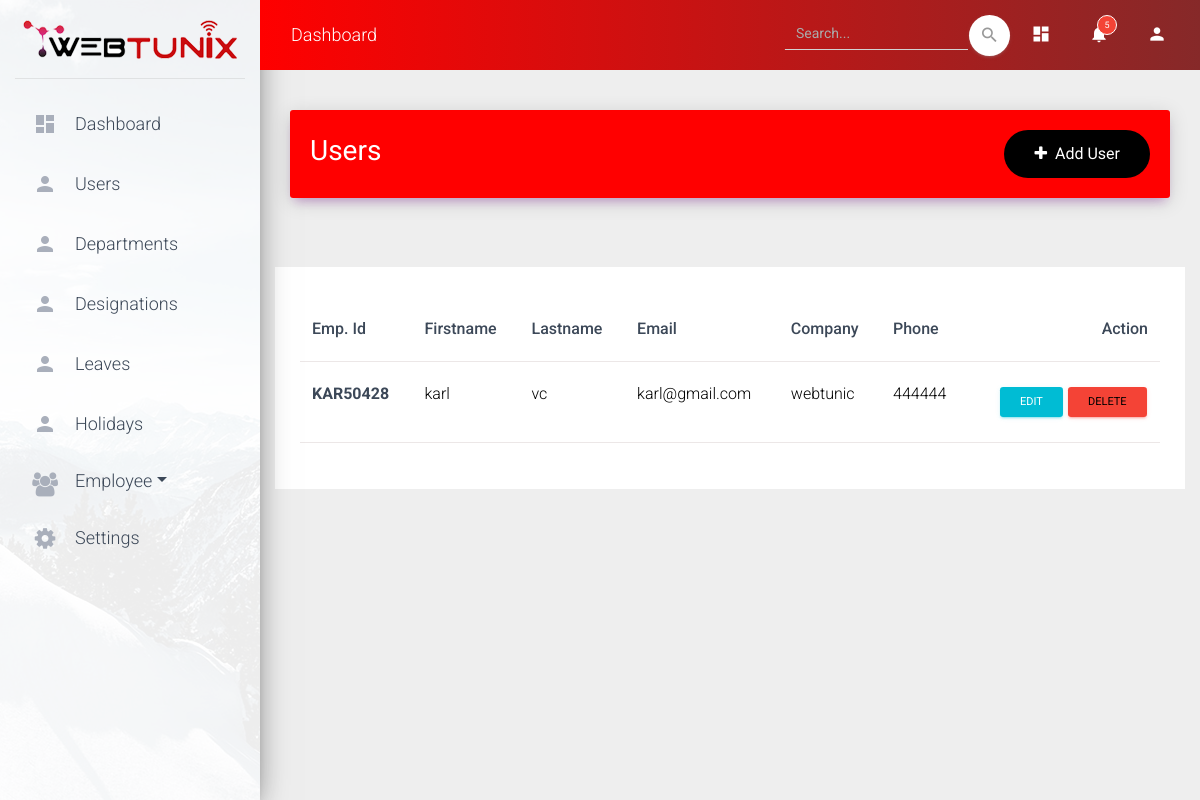
The page /users (signed in) on the database its author committed.
### home/models.py (models this page shows, shortened)
class user_profile(models.Model):
    role_id = models.ForeignKey(roles, on_delete=models.CASCADE)
    user_firstname = models.CharField(max_length=255)
    user_lastname = models.CharField(max_length=255)
    user_email = models.EmailField(max_length=255)
    user_password = models.CharField(max_length=1000)
    username = models.CharField(max_length=255, default="")
    user_company_email = models.CharField(max_length=255, default="")
    user_company = models.CharField(max_length=255, default="")
    user_phone = models.CharField(max_length=15, default="")
    user_employee_id = models.CharField(
        max_length=1000, unique=True, primary_key=True, default="")
    employee_read = models.BooleanField(default=False, null=True)
    employee_create = models.BooleanField(default=False, null=True)
    employee_edit = models.BooleanField(default=False, null=True)
    employee_delete = models.BooleanField(default=False, null=True)
    leaves_read = models.BooleanField(default=False, null=True)
    leaves_create = models.BooleanField(default=False, null=True)
    leaves_edit = models.BooleanField(default=False, null=True)
    leaves_delete = models.BooleanField(default=False, null=True)
    holidays_read = models.BooleanField(default=False, null=True)
    holidays_create = models.BooleanField(default=False, null=True)
    holidays_edit = models.BooleanField(default=False, null=True)
    holidays_delete = models.BooleanField(default=False, null=True)
    event_read = models.BooleanField(default=False, null=True)
    event_create = models.BooleanField(default=False, null=True)
    event_edit = models.BooleanField(default=False, null=True)
    event_delete = models.BooleanField(default=False, null=True)
    is_active = models.BooleanField(default=False)
    created_date = models.CharField(max_length=255, default="")

### home/views.py (the view, shortened to what this page needs)
# urls.py: url(r'^users', views.users, name='users'),
def users(request):
    try:
        permission = request.session['user_is_authenticated']
    except:
        permission = False
    if permission:
        profile_roles = roles.objects.all()
        if request.session['user_role_id'] == 1:
            added_users_data = user_profile.objects.filter(
                Q(user_company_email=request.session['user_email']))
            form = user_profileForm()
            return render(request, "dashboard/user.html", {'profile_roles': profile_roles, 'form': form,
                                                           'added_users_data': added_users_data})
        elif request.session['user_role_id'] == 3:
            return redirect("/home")
    elif not permission:
        return redirect("/")

### home/templates/dashboard/user.html (shortened to what this page needs)
{% extends 'dashboard/base.html' %}{% block content %}{% if request.session.user_role_id == 1 %}
<div class="container">
  <div class="row">
    <div class="col-12 mb-2">
      <div class="card card-plain">
        <div class="card-header card-header-primary">
          <h3 class="card-title float-left"><strong>Users</strong></h3><button class="addbtn float-right" type="button" data-toggle="collapse" data-target="#adduser" aria-expanded="false" aria-controls="adduser"><i class="fa fa-plus pr-2"></i>Add User</button>
        </div>
        <div class="card-body "> </div>
      </div>
    </div>
    <div class="col-12">
      </div>
      <div class="center-dept z-depth-5">
        <div class="table-responsive">
          <table class="table">
            <thead>
              <tr>
                <th class="font-weight-bold">Emp. Id</th>
                <th class="font-weight-bold">Firstname</th>
                <th class="font-weight-bold">Lastname</th>
                <th class="font-weight-bold">Email</th>
                <th class="font-weight-bold">Company</th>
                <th class="font-weight-bold">Phone</th>
                <th class="float-right font-weight-bold">Action</th>
              </tr>
            <tbody> {% for i in added_users_data %} <tr>
                <th scope="row">{{ i.user_employee_id }}</th>
                <td>{{ i.user_firstname }}</td>
                <td>{{ i.user_lastname }}</td>
                <td>{{ i.user_email }}</td>
                <td>{{ i.user_company }}</td>
                <td>{{ i.user_phone }}</td>
                <td class="float-right">
                  <a href="/user-profile-details?user-id={{ i.employee_employee_id }}" class="btn btn-sm btn-info">EDIT</a>
                  <a data-toggle="modal" data-target="#modalLoginForm" class="btn btn-sm btn-danger">DELETE</a>
                </td>
              </tr> {% endfor %} </tbody>
          </table>
        </div>
      </div>
    </div>
  </div>
  {% endif %}
    {% endblock %}

### rows shown on the page
user_profile: user_employee_id "KAR50428", user_firstname "karl", user_lastname "vc", user_email "karl@gmail.com", user_company "webtunic", user_phone "444444"
